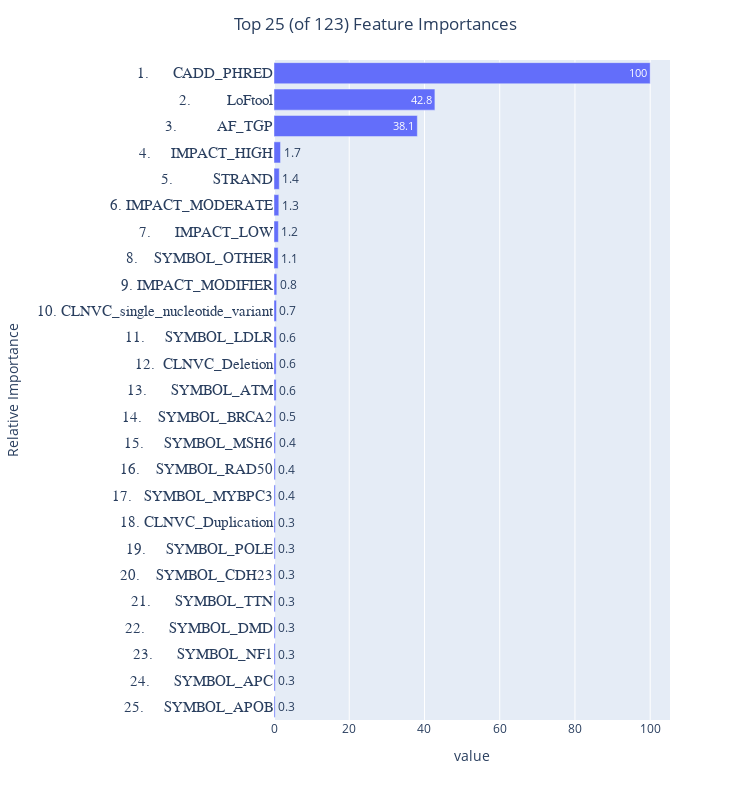

The notebook cell saved with this chart:
### Code cell
# run over tree models
for model_name in tree_models:
    print('Current model is: ', model_name)

    tree_pipeline = Pipeline(steps=[('tree_preprocessor', tree_preprocessor),
                                    ('classifier', eval(model_name))])  
            
    scores = cross_validate(tree_pipeline, X_train, y_train,
#                          scoring='f1',
                         scoring='recall',
                         return_estimator=True,
                         n_jobs=-1)
    
    print('Cross validation scores:\n', scores['test_score'])        
        
    tree_pipeline.fit(X_train, y_train)
    y_pred = tree_pipeline.predict(X_train)
    meu.printMetricsAndConfMat(y_train, y_pred, model_name + " Train")
    
    meu.makeMetricPlots(tree_pipeline, X_train, y_train, model_name)

    
#     print('\n', 'Feature importance check: ', tree_pipeline.steps[1][1].feature_importances_.shape, '\n')
#     print('\n', 'Feature importance check: ', tree_pipeline.steps[1][1].get_feature_names().shape, '\n')

    feature_importance = FeatureImportance(tree_pipeline)
    feature_importance.plot(height=800, top_n_features=25)
    
    
#     def plot(self, top_n_features=100, rank_features=True, max_scale=True, 
#              display_imp_values=True, display_imp_value_decimals=1,
#              height_per_feature=25, orientation='h', width=750, height=None, 
#              str_pad_width=15, yaxes_tickfont_family='Courier New', 
#              yaxes_tickfont_size=15):
    

#     y_test_pred = tree_pipeline.predict(X_test) # equivalent to the line below with a threshold of 0.5
    y_test_pred = meu.adjusted_classes(tree_pipeline.predict_proba(X_test)[:,1], 0.5)
    
    
    meu.printMetricsAndConfMat(y_test, y_test_pred, model_name + " Test")
    meu.makeMetricPlots(tree_pipeline, X_test, y_test, model_name)

### Figure 1 — Plotly figure (JSON) as saved in the notebook; plotly's stock layout.template omitted (floating-point values rounded to 4 significant figures)
{"data": [{"alignmentgroup": "True", "hovertemplate": "value=%{x}<br>feature=%{y}<br>text=%{text}<extra></extra>", "legendgroup": "", "marker": {"color": "#636efa"}, "name": "", "offsetgroup": "", "orientation": "h", "showlegend": false, "text": [0.3, 0.3, 0.3, 0.3, 0.3, 0.3, 0.3, 0.3, 0.4, 0.4, 0.4, 0.5, 0.6, 0.6, 0.6, 0.7, 0.8, 1.1, 1.2, 1.3, 1.4, 1.7, 38.1, 42.8, 100], "textposition": "auto", "type": "bar", "x": [0.2995, 0.318, 0.3181, 0.3233, 0.3237, 0.324, 0.3286, 0.3296, 0.353, 0.3575, 0.3987, 0.4542, 0.5662, 0.5694, 0.6227, 0.6585, 0.7528, 1.095, 1.165, 1.282, 1.4, 1.734, 38.1, 42.77, 100], "xaxis": "x", "y": ["25.     SYMBOL_APOB", "24.      SYMBOL_APC", "23.      SYMBOL_NF1", "22.      SYMBOL_DMD", "21.      SYMBOL_TTN", "20.    SYMBOL_CDH23", "19.     SYMBOL_POLE", "18. CLNVC_Duplication", "17.   SYMBOL_MYBPC3", "16.    SYMBOL_RAD50", "15.     SYMBOL_MSH6", "14.    SYMBOL_BRCA2", "13.      SYMBOL_ATM", "12.  CLNVC_Deletion", "11.     SYMBOL_LDLR", "10. CLNVC_single_nucleotide_variant", "9. IMPACT_MODIFIER", "8.    SYMBOL_OTHER", "7.      IMPACT_LOW", "6. IMPACT_MODERATE", "5.          STRAND", "4.     IMPACT_HIGH", "3.          AF_TGP", "2.         LoFtool", "1.      CADD_PHRED"], "yaxis": "y"}], "layout": {"barmode": "relative", "height": 800, "legend": {"tracegroupgap": 0}, "margin": {"t": 60}, "showlegend": false, "title": {"text": "Top 25 (of 123) Feature Importances", "x": 0.5}, "width": 750, "xaxis": {"anchor": "y", "autorange": true, "domain": [0, 1], "range": [0, 105.3], "title": {"text": "value"}, "type": "linear"}, "yaxis": {"anchor": "x", "autorange": true, "domain": [0, 1], "range": [-0.5, 24.5], "tickfont": {"family": "Courier New", "size": 15}, "title": {"text": "Relative Importance"}, "type": "category"}}}
